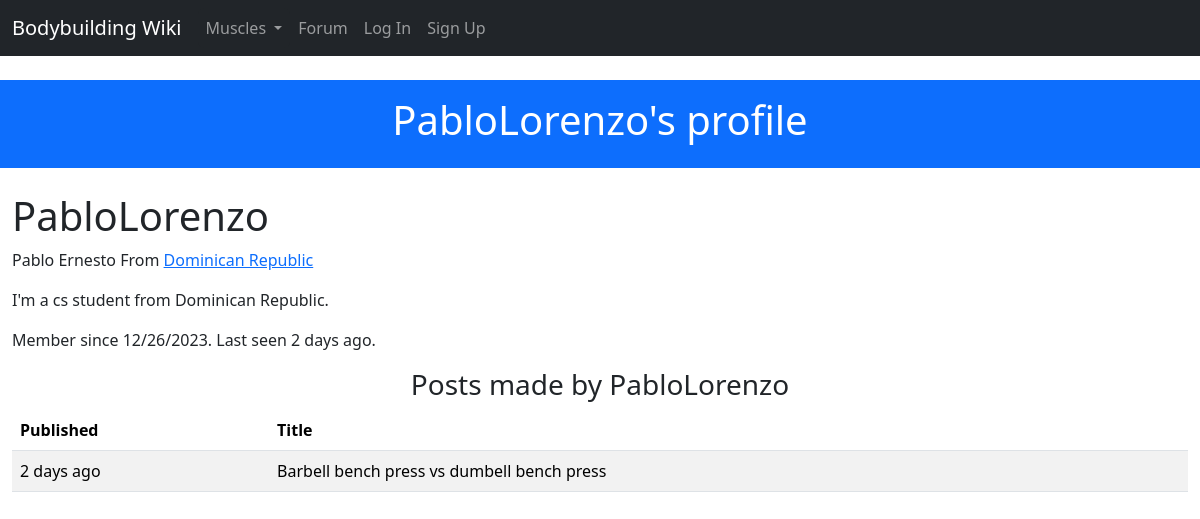
The app's page /auth/user/PabloLorenzo, older data.
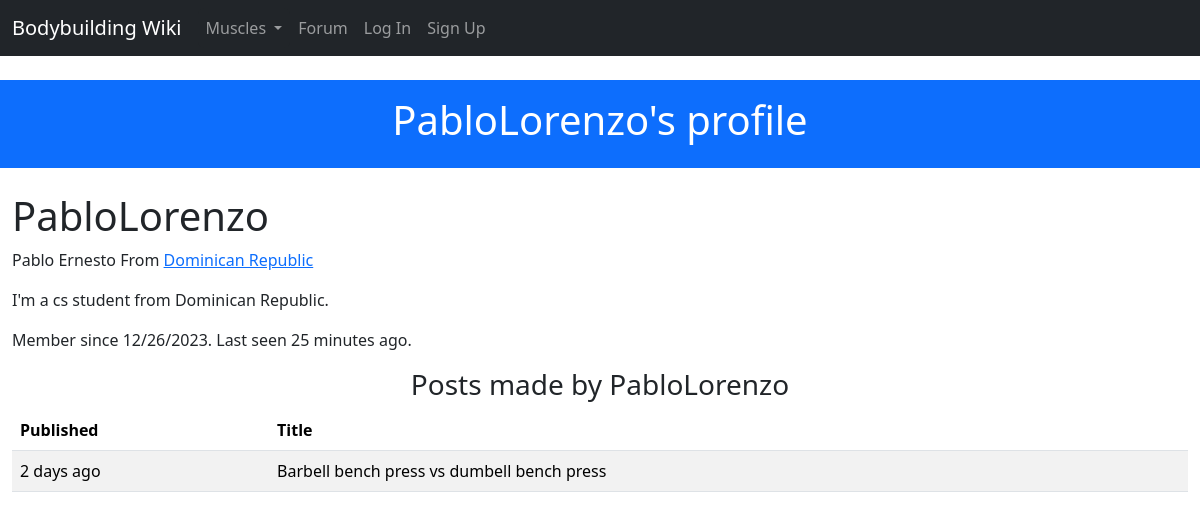
The same page, newer data.
### project/auth/models.py (models this page shows, shortened)
class User(UserMixin, db.Model):
    __tablename__ = 'users'
    id = db.Column(db.Integer, primary_key=True)
    username = db.Column(db.String(64), unique=True, index=True)
    email = db.Column(db.String(64), unique=True, index=True)
    role_id = db.Column(db.Integer, db.ForeignKey('roles.id'))
    name = db.Column(db.String(64))
    location = db.Column(db.String(64))
    about_me = db.Column(db.Text())
    member_since = db.Column(db.DateTime(), default=datetime.utcnow) # datetime.utcnow is missing the () at the end. This is because the default argument in db.Column() can take a function as a value.
    last_seen = db.Column(db.DateTime(), default=datetime.utcnow)
    password_hash = db.Column(db.String(128))
    posts = db.relationship('Post', backref='author', lazy='dynamic')
    comments = db.relationship('Comment', backref='author', lazy='dynamic')
    papers_saved = db.relationship('PaperSaved', lazy='dynamic')
    def can(self, perm):
        return self.role is not None and self.role.has_permission(perm)
    @property
    def password(self):
        raise AttributeError('password is not a readable attribute')

### project/auth/views.py (the view)
@auth.route('/user/<username>')
def user_detail(username):
    user_profile = User.query.filter_by(username=username).first_or_404()
    return render_template('user.html', user_profile=user_profile)

### project/auth/models.py (called while the page is built)
    def is_admin(self):
        return False

### project/auth/views.py (called while the page is built)
@auth.before_request
def before_request():
    if current_user.is_authenticated:
        current_user.ping()

### project/main/__init__.py (called while the page is built)
@main.app_context_processor
def inject_user():
    return dict(user=current_user or None)

@main.app_context_processor
def inject_permissions():
    return dict(Permission=Permission)

@main.app_context_processor
def inject_muscles():
    return dict(muscles=Muscle.query.all())

### project/templates/user.html (shortened to what this page needs)
{% extends "base.html" %}
{% block header %}
{% if user_profile == user %}
    Your profile
{% else %}
    {{ user_profile.username }}'s profile
{% endif %}
{% endblock header %}
{% block content %}
    <div class="page-header">
        <h1>{{ user_profile.username }}</h1>
        {% if user_profile.name or user_profile.location %}
        <p>
            {% if user_profile.name %}{{ user_profile.name }}{% endif %}
            {% if user_profile.location %}
                From <a href="http://maps.google.com/?q={{ user.location }}">
                        {{ user_profile.location }}
                    </a>
            {% endif %}
        </p>
        {% endif %}
        {% if user_profile.about_me %}<p>{{ user_profile.about_me }}</p>{% endif %}
        <p>
            Member since {{ moment(user_profile.member_since).format('L') }}.
            Last seen {{ moment(user_profile.last_seen).fromNow() }}.
        </p>
    </div>
    {% if user_profile.posts %}
        <h3 class="text-center">Posts made by {{user_profile.username }}</h3>
        <table class="table table-striped table-hover">
            <thead>
                <th scope="col">Published</th>
                <th scope="col">Title</th>
            </thead>
            <tbody>
                {% for post in user_profile.posts %}
                <tr scope="row">
                    <td>{{ moment(post.timestamp).fromNow() }}</td>
                    <td>{{post.title}}</td>
                </tr>
                {% endfor %}
            </tbody>
        </table>
    {% endif %}
{% endblock %}

Row changes from the older to the newer data that the page shows:
changed User "PabloLorenzo": last_seen "2 days ago" → "25 minutes ago"
